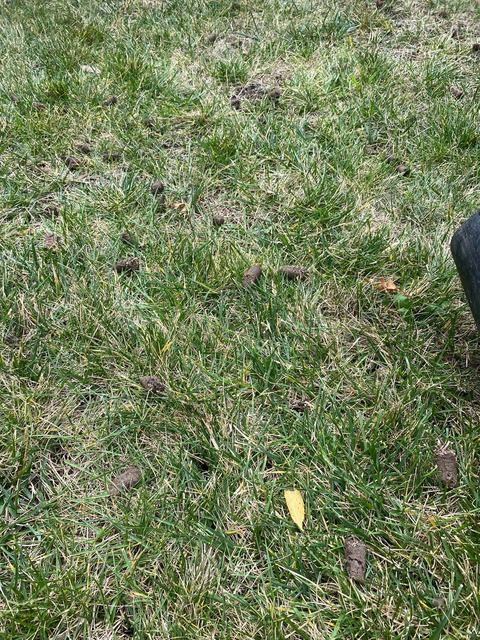
#> input picture images/opt/aeration-480.jpg, 480 x 640 px
$ python -i optimize_images.py   (imports and definitions only)
#> lines starting #> are read from the running program, lines starting #| are printed output that depends on the picture; after the words box and inside, x2 and y2 are one past the last pixel; in counts of white or black regions, pixels touching at a corner belong together
#> further down, picture is the input picture: PIL image 480x640 RGB; mean R, G, B 115.4, 127.8, 90.5
#!/usr/bin/env python3
"""Resize and compress site photos. Originals stay in images/originals/."""

import json
import shutil
from io import BytesIO
from pathlib import Path

from PIL import Image, ImageChops, ImageFilter, ImageOps

ROOT = Path(__file__).resolve().parents[1]
SRC = ROOT / "images"
ORIGINALS = SRC / "originals"
OUT = SRC / "opt"
MANIFEST = ROOT / "images" / "manifest.json"

PHOTO_WIDTHS = (480, 720, 960)
# Largest file a page should download for one photo.
MAX_BYTES = 190_000


# [37 lines left out: functions save_bytes, compress, archive_originals, not called in this run]


def trim_near_white(im, threshold=28):
#> called with threshold = 28
    rgb = im.convert("RGB")
    diff = ImageChops.difference(rgb, Image.new("RGB", rgb.size, (255, 255, 255)))
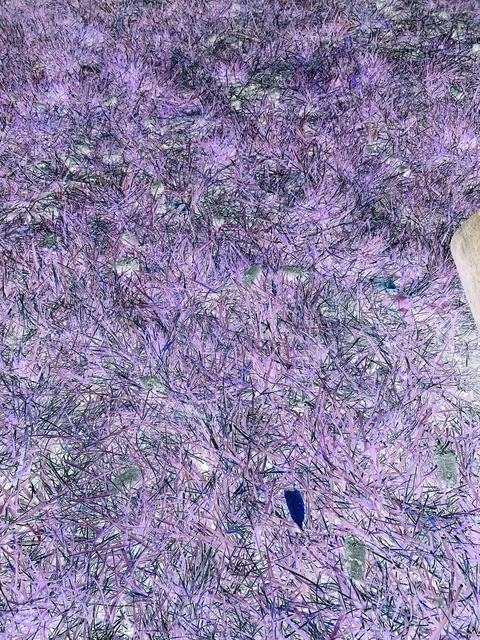
#> diff: PIL image 480x640 RGB; mean R, G, B 139.6, 127.2, 164.5
    mask = diff.convert("L").point(lambda p: 255 if p > threshold else 0)
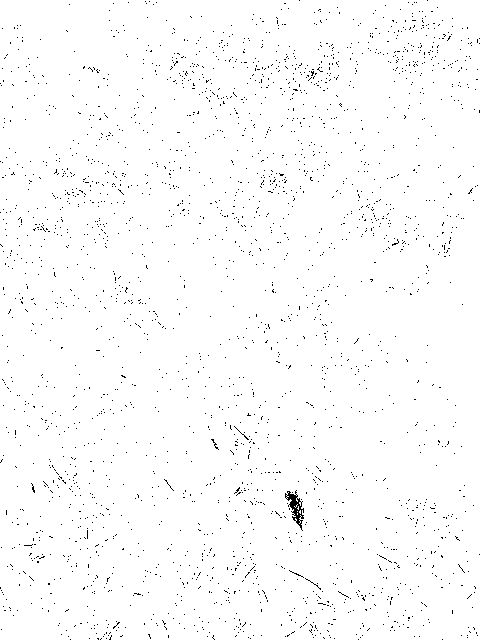
#> mask: PIL image 480x640 L; 98.6% white; black in thin lines or dots
    bbox = mask.getbbox()
#> bbox = (0, 0, 480, 640)
    if not bbox:
        return rgb
    pad = 12
    left = max(0, bbox[0] - pad)
#> left = 0
    top = max(0, bbox[1] - pad)
#> top = 0
    right = min(rgb.width, bbox[2] + pad)
#> right = 480
    bottom = min(rgb.height, bbox[3] + pad)
#> bottom = 640
    return rgb.crop((left, top, right, bottom))


# [109 lines left out: functions optimize_photo, optimize_logo, main, not called in this run]


# [2 lines not run here, left out]

>>> from PIL import Image
>>> picture = Image.open('../images/opt/aeration-480.jpg')
>>> result = trim_near_white(picture)

$ run again, on images/opt/before-1-480.jpg
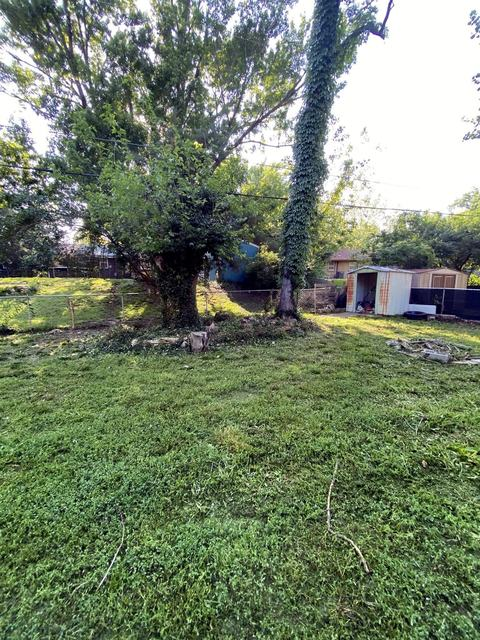
#> input picture images/opt/before-1-480.jpg, 480 x 640 px
#> picture is the input picture: PIL image 480x640 RGB; mean R, G, B 114.3, 127.6, 104
#> in trim_near_white, `diff = ImageChops.difference(rgb, Image.new("RGB", rgb.size, (255, 255..`:
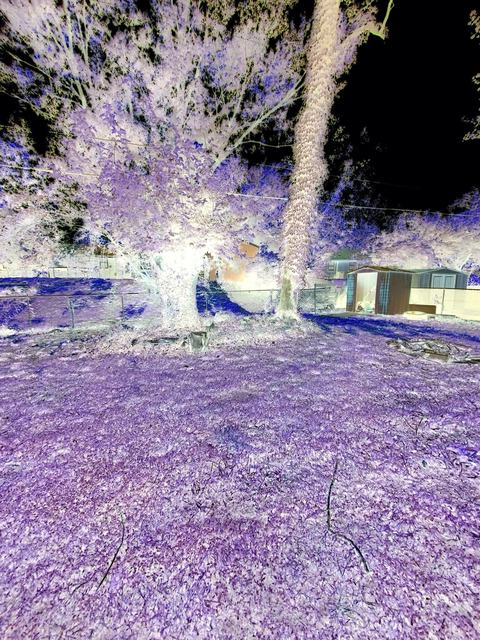
#> diff: PIL image 480x640 RGB; mean R, G, B 140.7, 127.4, 151
#> in trim_near_white, `mask = diff.convert("L").point(lambda p: 255 if p > threshold else 0)`:
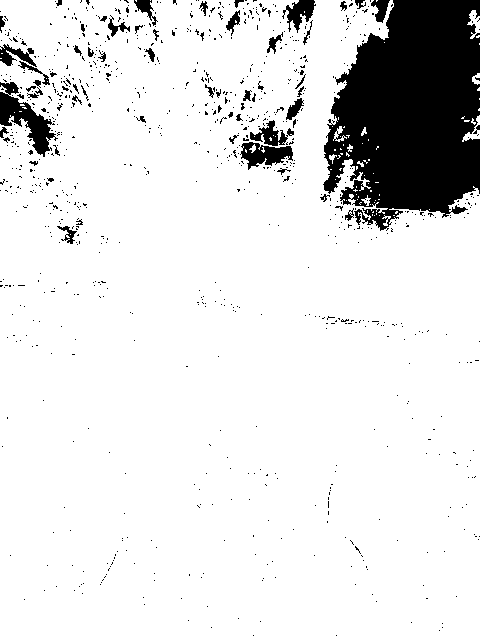
#> mask: PIL image 480x640 L; 88.5% white; 918 black regions (865 under 20 px), largest, box (x1, y1, x2, y2) and area: (323, 0, 480, 231) 26573, (0, 82, 58, 157) 1597, (240, 142, 293, 170) 815
#> bbox = (0, 0, 480, 640)
#> left = 0
#> right = 480
#> bottom = 640
